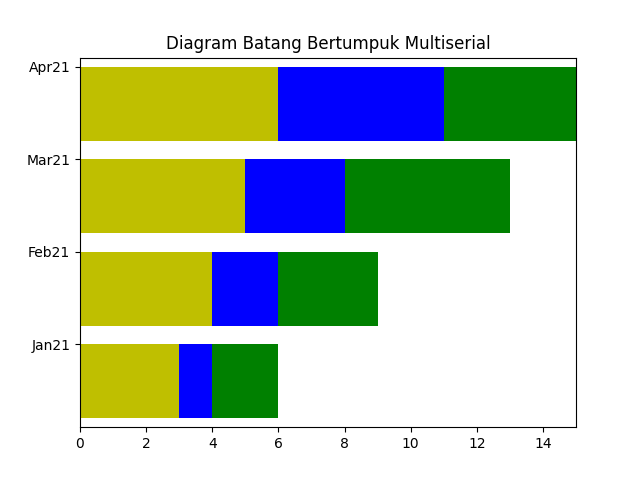

Recreate this plot in Python.
import numpy as np 
import matplotlib.pyplot as plt 
 
series1 = np.array([3,4,5,6]) 
series2 = np.array([1,2,3,5]) 
series3 = np.array([2,3,5,4]) 
index = np.arange(4) 
plt.axis([0,15,-0.5,3.5]) 
plt.title('Diagram Batang Bertumpuk Multiserial') 
plt.barh(index,series1,color='y') 
plt.barh(index,series2,color='b',left=series1) 
plt.barh(index,series3,color='g',left=(series2+series1)) 
plt.yticks(index+0.4,['Jan21','Feb21','Mar21','Apr21']) 
plt.show()
